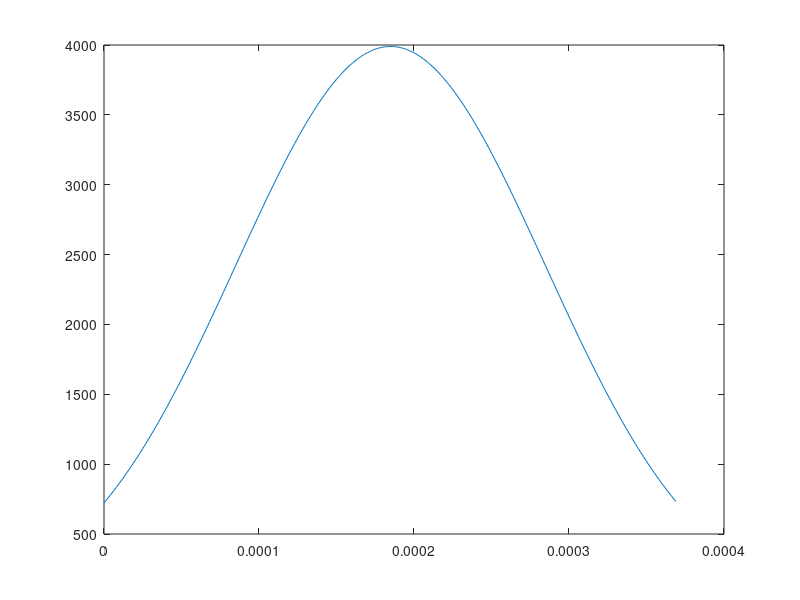

This chart was generated by the following MATLAB code:
%COLLISION MODELING: SLIP2ROLL

%SLIP
% if vx > rw
%     f = mu*N
% elseif vx == rw
%     f = 0
%     
% end

t_impact = 3.6972 * 10^-4;

%normpdf(domain,mean,std) creates normal curve
normalcurve = normpdf([0:10^-6:t_impact],(t_impact/2),10^-4);
plot([0:10^-6:t_impact],normalcurve)